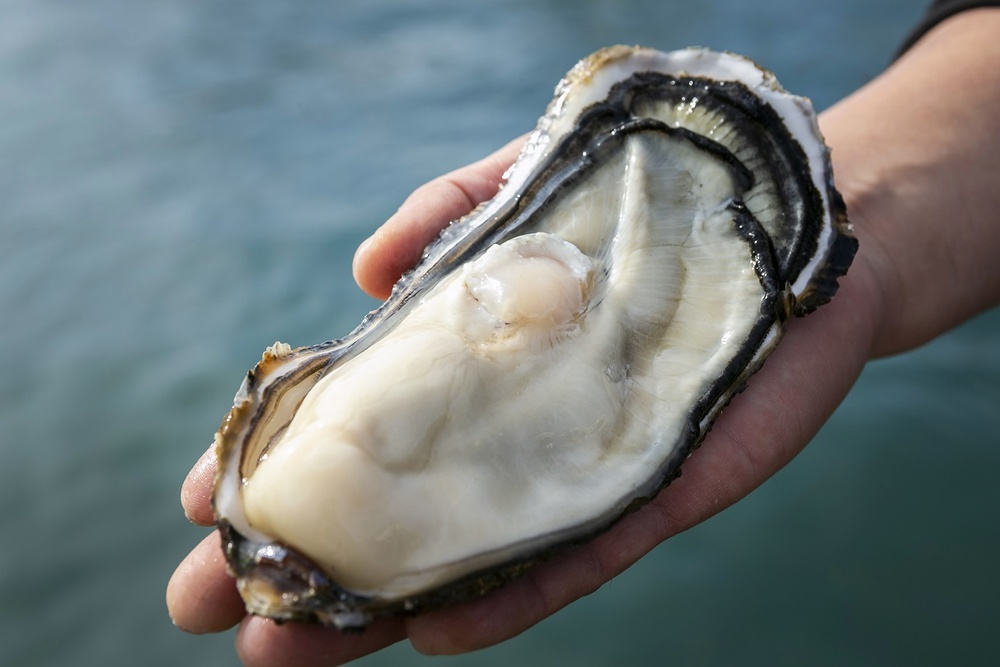
#> input picture img/oyster01.jpg, 1000 x 667 px, shrunk from 1213 x 809 before the run; its folder holds only this picture in this run
$ python img_processing.py
#> lines starting #> are read from the running program, lines starting #| are printed output that depends on the picture; after the words box and inside, x2 and y2 are one past the last pixel; in counts of white or black regions, pixels touching at a corner belong together
import cv2
import os

def estimate_oyster_length(image_path):
    # 画像の読み込み
#> called with image_path = 'img/oyster01.jpg'
    image = cv2.imread(image_path)
#> image is the input picture: shape (667, 1000, 3); mean B, G, R 119.4, 119, 110.6
    if image is None:  # 画像の読み込みに失敗した場合
        print(f"{image_path} の読み込みに失敗しました。")
        return None

    # グレースケール化
    gray = cv2.cvtColor(image, cv2.COLOR_BGR2GRAY)
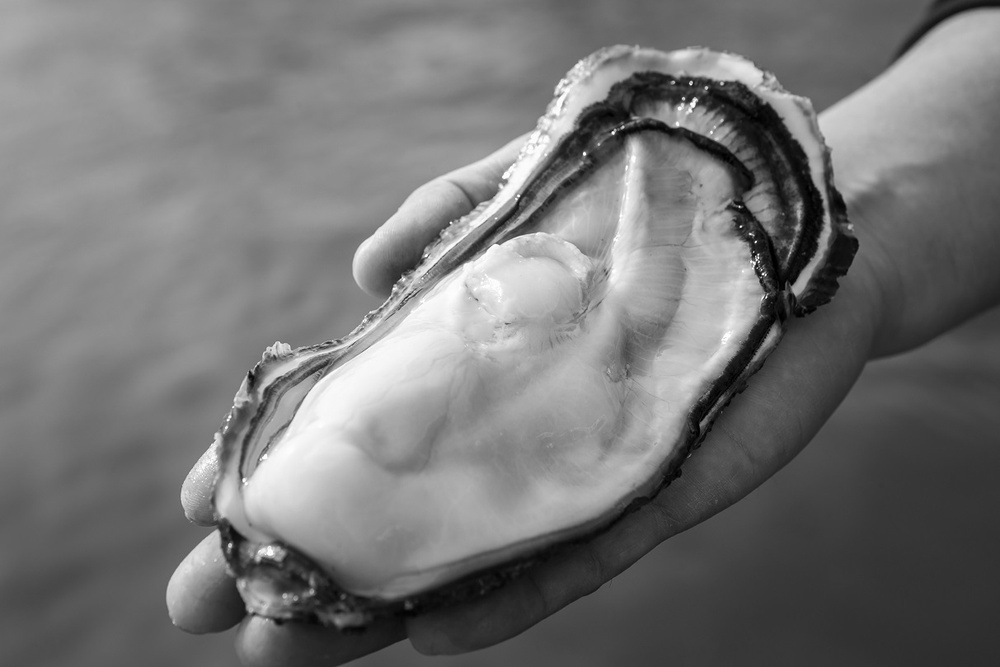
#> gray: shape (667, 1000); min 0, max 255, mean 116.5
    # 二値化 (大津の二値化を使用)
    ret, binary = cv2.threshold(gray, 0, 255, cv2.THRESH_BINARY_INV + cv2.THRESH_OTSU)
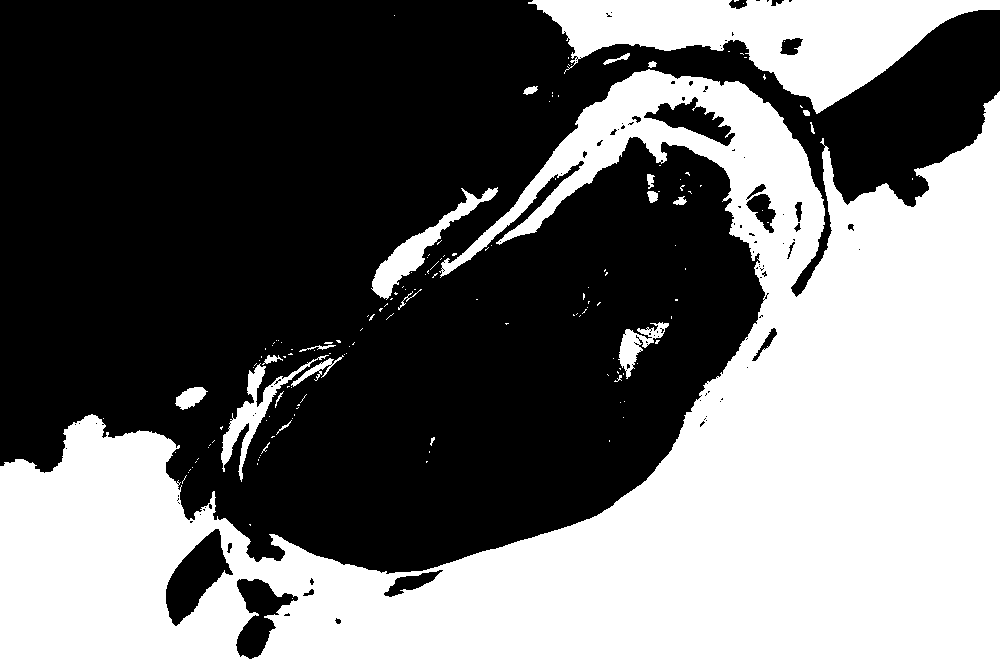
#> binary: shape (667, 1000); 43.9% white; 153 white regions (130 under 20 px)
#> ret = 111
    # 輪郭抽出
    contours, _ = cv2.findContours(binary, cv2.RETR_EXTERNAL, cv2.CHAIN_APPROX_SIMPLE)
#> contours = 149 contours, 133 with area under 20; largest, box (x1, y1, x2, y2) and area: (0, 69, 1000, 667) 267556, (528, 0, 1000, 114) 24064, (371, 187, 498, 300) 2478, (221, 355, 329, 482) 1944, (618, 322, 669, 379) 926

    max_length = 0
    for contour in contours:
        # 輪郭を囲む矩形を取得
        x, y, w, h = cv2.boundingRect(contour)
        # 体長として矩形の長い方を取得
        length = max(w, h)
        if length > max_length:
            max_length = length
#> this loop made 149 passes
#> (contour, x, y, w, h, length, max_length) on pass 1: ([[249, 524], [250, 525], [250, 524]], 249, 524, 2, 2, 2, 2)
#> (x, y, w, h, length, max_length) on passes 2, 17, 23, 35, 37, 51: (182, 475, 5, 9, 9, 9), (261, 442, 9, 12, 12, 12), (276, 420, 16, 15, 16, 16), (275, 391, 9, 17, 17, 17), (175, 387, 33, 23, 33, 33), (291, 355, 53, 32, 53, 53)
#> after the loop, max_length = 1000

    return max_length

if __name__ == "__main__":
    # このpyファイルと同じ階層にあるimgフォルダを指定
    img_dir = "img"

    # imgフォルダ内の全ての画像を取得
    image_files = [f for f in os.listdir(img_dir) if os.path.isfile(os.path.join(img_dir, f))]
    image_files.sort()  # ファイル名順にソート

    for image_file in image_files:
        image_path = os.path.join(img_dir, image_file)
        estimated_length = estimate_oyster_length(image_path)
#> estimated_length = 1000
        if estimated_length is not None:
            print(f"{image_file}:  {estimated_length} ピクセルです。")
#| oyster01.jpg:  1000 ピクセルです。

$ run again, on img/oyster02.jpg
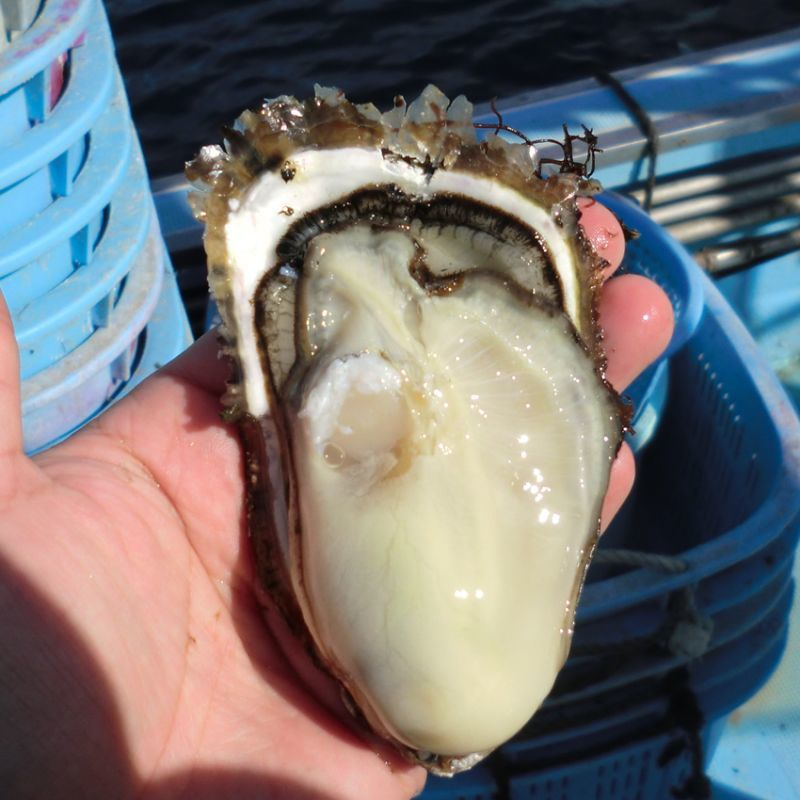
#> input picture img/oyster02.jpg, 800 x 800 px
#> in estimate_oyster_length, image is the input picture: shape (800, 800, 3); mean B, G, R 117.3, 117, 119.3
#> in estimate_oyster_length, `gray = cv2.cvtColor(image, cv2.COLOR_BGR2GRAY)`:
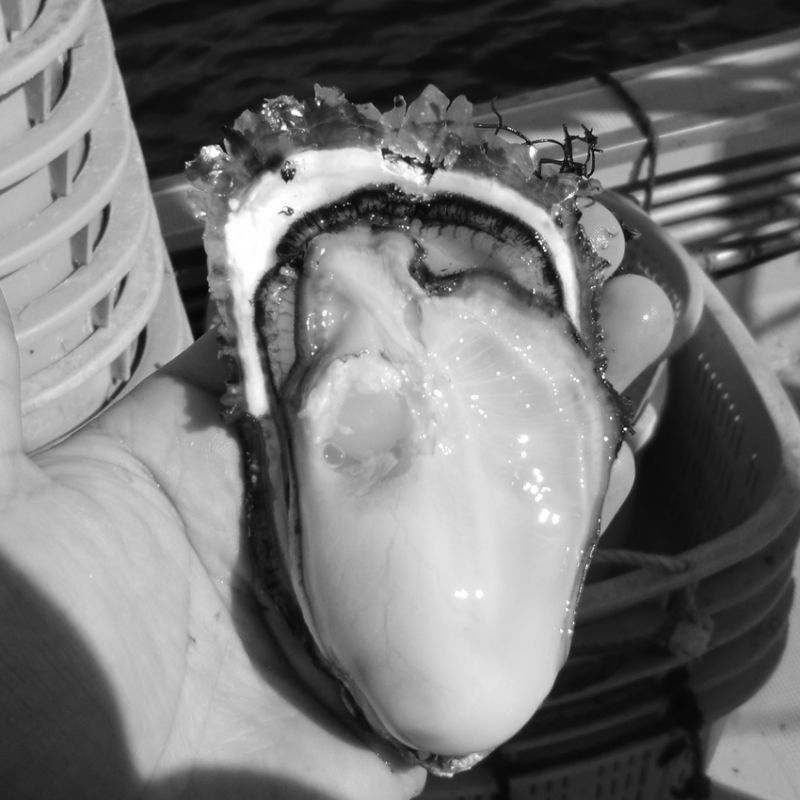
#> gray: shape (800, 800); min 3, max 255, mean 117.7
#> in estimate_oyster_length, `ret, binary = cv2.threshold(gray, 0, 255, cv2.THRESH_BINARY_INV + cv2...`:
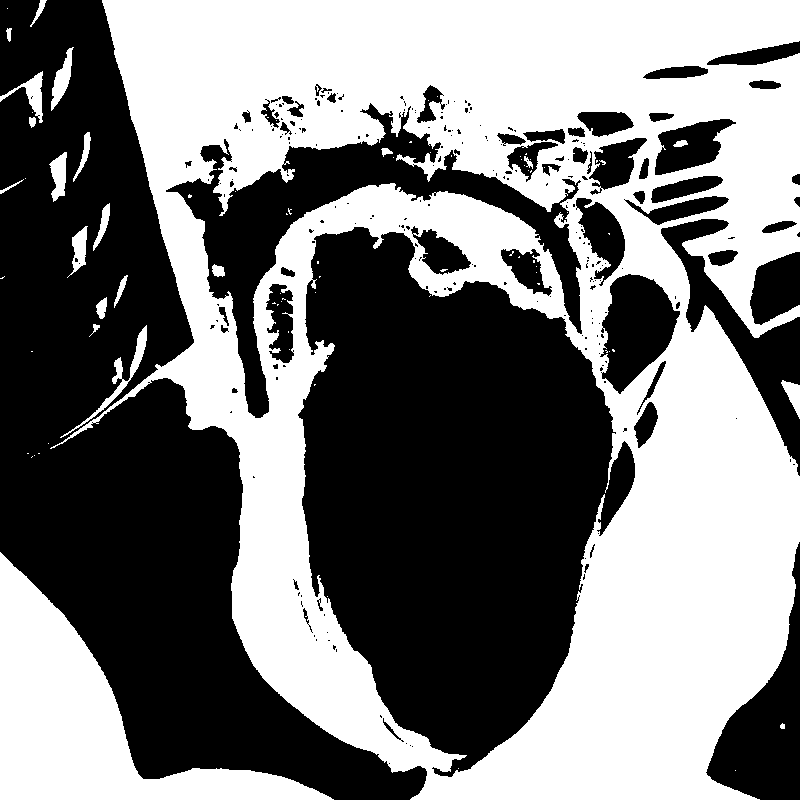
#> binary: shape (800, 800); 48.4% white; 81 white regions (59 under 20 px)
#> ret = 115
#> contours = 29 contours, 12 with area under 20; largest, box (x1, y1, x2, y2) and area: (50, 0, 800, 800) 448512, (0, 552, 334, 800) 27028, (60, 325, 147, 438) 722, (0, 71, 43, 123) 558, (51, 47, 74, 111) 538
#> the loop in estimate_oyster_length, `for contour in contours:` made 29 passes
#> (x, y, w, h, length, max_length) on passes 1, 2, 3, 28: (735, 770, 1, 1, 1, 1), (780, 723, 5, 6, 6, 6), (0, 552, 334, 248, 334, 334), (50, 0, 750, 800, 800, 800)
#> after the loop in estimate_oyster_length, `for contour in contours:`: max_length = 800
#| oyster02.jpg:  800 ピクセルです。
